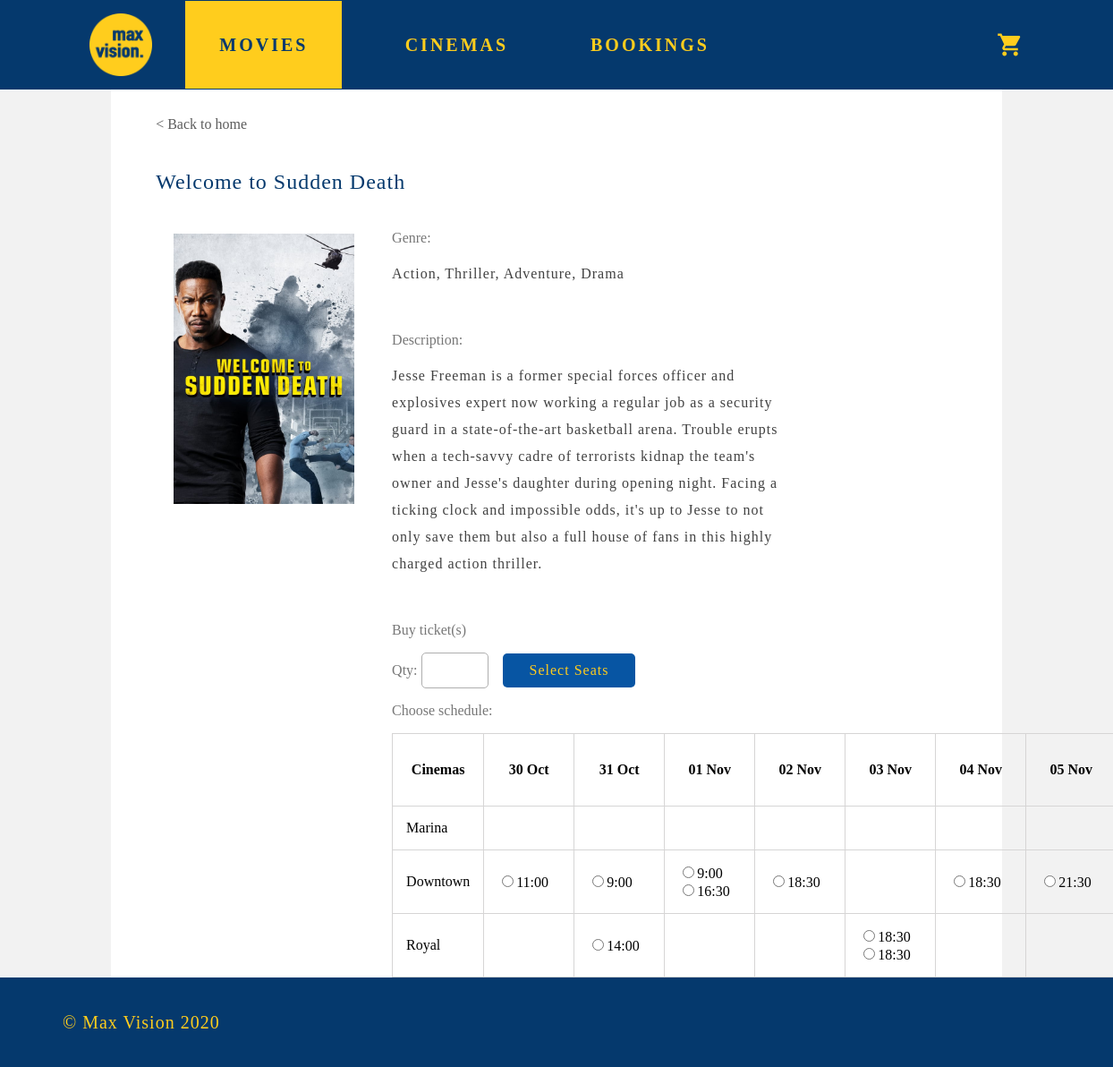
The app's page /movies/movie_details.php?movie_id=1 with its own data.
### tables this page shows
CREATE TABLE IF NOT EXISTS `movies` (
  `id` int(3) NOT NULL AUTO_INCREMENT,
  `movie_name` varchar(255) NOT NULL,
  `genre` varchar(255) NOT NULL,
  `genre1` varchar(255),
  `genre2` varchar(255),
  `genre3` varchar(255),
  `genre4` varchar(255),
  `genre5` varchar(255),
  `description` varchar(1000) NOT NULL,
  `picture_url` varchar(1000) NOT NULL,
  PRIMARY KEY (`id`)
);

CREATE TABLE IF NOT EXISTS `cinemas` (
  `id` int(8) NOT NULL AUTO_INCREMENT,
  `cinema_name` varchar(255) NOT NULL,
  `address` varchar(255) NOT NULL,
  `telephone` varchar(255) NOT NULL,
  `description` varchar(1000) NOT NULL,
  `picture` varchar(255) NOT NULL,
  PRIMARY KEY (`id`)
);

CREATE TABLE IF NOT EXISTS `movsessions` (
  `id` int(8) NOT NULL AUTO_INCREMENT,
  `movie_id` int(8) NOT NULL,
  `cinema_id` int(8) NOT NULL,
  `hall` int(2) NOT NULL,
  `weekend` tinyint(1) NOT NULL,
  `timing` datetime NOT NULL,
  `price` float(4,2) NOT NULL,
  `taken_seats` varchar(1000) NOT NULL,
  PRIMARY KEY (`id`),
  KEY `movie_id` (`movie_id`),
  KEY `cinema_id` (`cinema_id`)
);

### constants.php (called while the page is built, shortened)
<?php
    $today = date("Y-m-d");
?>

### movies/movie_details.php (the view, shortened to what this page needs)
<!DOCTYPE html>
<html>
   <head>
       <link rel="stylesheet" href="../css/main.css">
       <link rel="stylesheet" href="movie_details.css">
   </head>
   <body>
       <div id="main-header">
           <div class="row">
               <div class="col-2"><a href="../index.php" ><img class="cinema-name" src="../assets/common/logo2.png"></a></div>
               <div class="col-2"><a class="tab active" href="../index.php">MOVIES</a></div>
               <div class="col-2"><a class="tab" href="../cinemas/cinemas.php">CINEMAS</a></div>
               <div class="col-2"><a class="tab" href="../bookings/bookings.php">BOOKINGS</a></div>
               <div class="col-2"></div>
               <div class="col-2"><a class="cart" href="../booking_cart/booking_cart.php">shopping_cart</a></div>
           </div>
       </div>
       <div id="main-body">
           <div id="content-box">
                <a href="../index.php">< Back to home</a><br><br>
                <?php
                    include '../config.php';
                    $movie_id = $_GET['movie_id'];
                    $qty = $_GET['qty'];
                    $query = 'select * from movies where id='.$movie_id.';';
                    $movie_details = $db->query($query);
                    $row = $movie_details->fetch_assoc();
                    echo '
                        <p class="page-title">'.$row['movie_name'].'</p>
                    '
                ?>
                <div class="row">
                    <div class="col-3">
                        <?php
                            echo '
                                <img class="poster" src="..'.$row['picture_url'].'">
                            '
                        ?>
                    </div>
                    <div class="col-6" style="padding-left: 40px;">
                        <?php
                            echo '
                                <p class="grey-5" >Genre:</p><p class="grey-7 description" >'.$row['genre'].'</p><br>
                                <p class="grey-5" >Description: </p>
                                <p class="grey-7 description" >'.$row['description'].'</p>
                            '
                        ?>
                        <br>
                        <p class="grey-5" >Buy ticket(s) </p>
                        <form action="movie_seat_selection.php" method="GET">
                        <?php
                            echo '<p class="grey-5" style="display: inline;">Qty: </p><input type="number" min="1" max="10" name="qty" required value="'.$qty.'">&nbsp;&nbsp;&nbsp;&nbsp;<input type="submit" value="Select Seats">'
                        ?>
                        <p class="grey-5">Choose schedule: </p>
                        <table>
                            <?php
                            include '../constants.php';
                            $day=array($today, date('Y-m-d',strtotime("+1 day", strtotime($today))), date('Y-m-d',strtotime("+2 day", strtotime($today))), date('Y-m-d',strtotime("+3 day", strtotime($today))), date('Y-m-d',strtotime("+4 day", strtotime($today))), date('Y-m-d',strtotime("+5 day", strtotime($today))), date('Y-m-d',strtotime("+6 day", strtotime($today))));
                            ?>
                            <tr>
                                <th><p>Cinemas</p></th>
                                <?php
                                for ($x=0;$x<7;$x++){
                                    echo'<th>'.date('d M',strtotime($day[$x])).'</th>';
                                }
                                ?>
                            </tr>
                            <?php
                            $query = "SELECT id, cinema_id, CAST(timing AS DATE) date, timing AS time_movie FROM movsessions WHERE `movie_id`=$movie_id ORDER BY `cinema_id` ASC, `timing` ASC";
                            $movie_sess = $db->query($query);
                            $query2= "SELECT id, cinema_name FROM cinemas ORDER BY 'id' ASC";
                            $movie_name = $db->query($query2);
                            $row = $movie_sess->fetch_assoc();
                            while ($row2 = $movie_name->fetch_assoc()){
                                $movie_row=$row2['id'];
                                if ($movie_row==$row['cinema_id']){
                                    echo '<tr>
                                        <td>'.$row2['cinema_name'].'</td>';
                                    for ($x=0;$x<7;$x++){
                                        echo'<td>';
                                        while ($day[$x]==$row['date']){
                                            echo '<input type="radio" required name="movie_session_id" value="'.$row['id'].'">'.date('G:i',strtotime($row['time_movie'])).'</input><br>';
                                            global $row;
                                            $row = $movie_sess->fetch_assoc();
                                        }
                                        echo'</td>';
                                    }
                                    echo '</tr>';
                                    while (!in_array($row['date'],$day)){
                                        if (!$row = $movie_sess->fetch_assoc())
                                            break;
                                    }
                                }
                            }
                            ?>
                        </table>
                        </form>
                    </div>
                </div>
           </div>
       </div>
       <div id="main-footer">
           <p>&#169; Max Vision 2020</p>
       </div>
   </body>
</html>

### css/main.css (style rules this page uses)
#main-header { height: 100px; background-color: #05396D; width: 100%; position: fixed; z-index: 1; }
body { background: #F2F2F2; margin: 0px; font-family: 'lato.regular', Geneva; min-width: 1200px; }
#main-header a:link, #main-header a:visited, #main-header a:active { text-decoration: none; color: #FFCD1D; }
#main-header .active { background-color: #FFCD1D; color: #05396D !important; }
.tab { color: #FFCD1D; letter-spacing: 3px; vertical-align: middle; line-height: 100px; margin-right: 70px; font-weight: 700; font-size: 20px; padding: 38px; }
.cinema-name { width: 70px; height: 70px; margin: 15px 100px; float: left; }
.cart { font-family: 'MaterialIcons-Regular'; color: #FFCD1D; font-size: 30px; float: right; line-height: 100px; margin-right: 100px; }
#main-body { width: 80%; background-color: white; margin-left: auto; margin-right: auto; min-height: 100vh; padding-top: 100px; height: auto; z-index: -1; }
.page-title { font-size: 24px; letter-spacing: 1px; color: #05396D; }
#content-box { width: 90%; margin: auto; padding-top: 30px; height: 100%; }
#main-footer { background-color: #05396D; height: 100px; color: #FFCD1D; vertical-align: middle; line-height: 100px; letter-spacing: 1px; font-size: 20px; padding-left: 70px; }
#main-footer p { margin-top: 0px !important; }
.row { display:flex; flex-wrap:wrap; }
.col-2 { flex:0 0 16.666667%; max-width:16.666667% }
.col-3 { flex:0 0 25%; max-width:25%; margin: 0px; }
.col-6 { flex:0 0 50%; max-width:50% }
.grey-5 { color: #777777; }
.grey-7 { color: #414141; }
#main-body input { padding: 10px; border-radius: 5px; border: 1px solid#AEAEAE; font-family: 'lato.regular'; font-size: 16px; }
#main-body input[type="submit" i] { background-color: #0755A3; color: #FFCD1D; padding: 10px 30px; border-radius: 5px; border-width: 0px; font-family: 'lato.bold'; letter-spacing: 1px; }

### movies/movie_details.css (style rules this page uses)
#content-box a:link, #content-box a:visited, #content-box a:active { text-decoration: none; color: #5C5C5C; }
.description { letter-spacing: 1px; line-height: 30px; }
.poster { width: 90%; margin: 20px; }
table, td, th { border: 1px solid #D6D5D5; border-collapse: collapse; }
td, th { padding: 15px; min-width: 70px; }

### records on screen
movies: movie_name "Welcome to Sudden Death", picture_url (picture), genre "Action, Thriller, Adventure, Drama", description "Jesse Freeman is a former special forces officer and explosives expert now working a regular job as a security guard in a state-of-the-art basketball arena. Trouble erupts when a tech-savvy cadre of terrorists kidnap the team's owner and Jesse's daughter during opening night. Facing a ticking clock and impossible odds, it's up to Jesse to not only save them but also a full house of fans in this highly charged action thriller."
cinemas: cinema_name "Marina"
cinemas: cinema_name "Downtown"
movsessions: timing "11:00"
movsessions: timing "9:00"
movsessions: timing "9:00"
movsessions: timing "16:30"
movsessions: timing "18:30"
movsessions: timing "18:30"
movsessions: timing "21:30"
cinemas: cinema_name "Royal"
movsessions: timing "14:00"
movsessions: timing "18:30"
movsessions: timing "18:30"

### other values on screen
date('d M',strtotime($day[$x])) "30 Oct"
date('d M',strtotime($day[$x])) "31 Oct"
date('d M',strtotime($day[$x])) "01 Nov"
date('d M',strtotime($day[$x])) "02 Nov"
date('d M',strtotime($day[$x])) "03 Nov"
date('d M',strtotime($day[$x])) "04 Nov"
date('d M',strtotime($day[$x])) "05 Nov"
